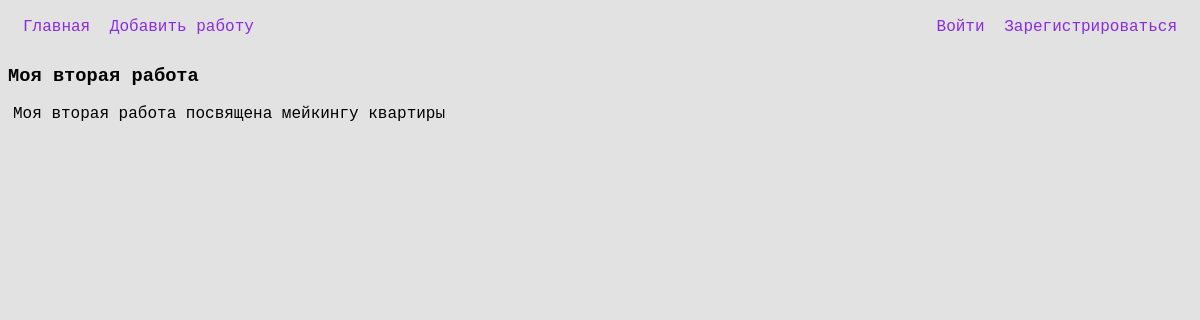
Page /works/6 on the committed database.
### tables this page shows
CREATE TABLE works (id INTEGER PRIMARY KEY AUTOINCREMENT NOT NULL, title TEXT, "desc" VARCHAR (150));

### main.py (the view)
@app.route('/works/<int:id_work>')
def show_work(id_work):
    title = f'Работа № {id_work}'
    name, desc = accdb.getWork(id_work)
    if name == None:
        abort(404)
    return rt('show_work.html', title=title, name=name, desc=desc)

### dbase.py (called while the page is built)
    def getWork(self, id):
        self.__cur.execute(f'SELECT title, desc FROM works where id = {id}')
        res = self.__cur.fetchone()
        if res:
            return res
        elif not res:
            return None

### main.py (called while the page is built)
def conndb():
    conn = sql.connect(app.config['DATABASE'])
    conn.row_factory = sql.Row
    return conn

def get_db():
    if not hasattr(g, 'link_db'):
        g.link_db = conndb()
    return g.link_db

@app.before_request
def conn_before():
    global accdb
    db = get_db()
    accdb = FDB(db)

@app.teardown_appcontext
def set_close_db(error):
    if hasattr (g, 'link_db'):
        g.link_db.close()

### templates/show_work.html
{% extends 'base.html' %}
{% block detail %}
<div class="workview">
<h3>{{ name }}</h3>
<p>{{ desc }}</p>
</div>
{% endblock %}

### static/firstapp/style.css (style rules this page uses)
body { background-color: rgb(226, 226, 226); font-family: 'Courier New', Courier, monospace; padding-right: 20px; }
.card-work h3, p, a { margin: 5px }

### rows in the picture
works: title "Моя вторая работа", desc "Моя вторая работа посвящена мейкингу квартиры"
